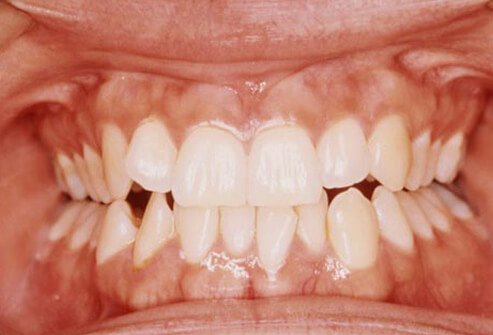
%> input picture t1.jpg, 493 x 335 px
$ octave dentalDetection.m   (GNU Octave 9; MATLAB toolbox functions it lacks are replaced by stand-ins)
%> lines starting %> are read from the running program, lines starting %| are printed output that depends on the picture
clc
close all
clear all

%Read image files
t1 = imread('t1.jpg');
%> t1 is the input picture: size 335x493x3 uint8; mean R, G, B 199.7, 131.9, 113.9

%Convert images to grayscale
a = rgb2gray(t1);
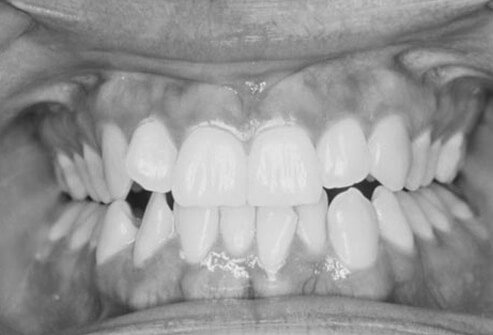
%> a: size 335x493 uint8; min 25, max 240, mean 150.1

%Show image and histogram
figure;
subplot(4,2,1), imshow(a), title('t1');
figure;
subplot(4,2,1), imshow(a), title('t1');
subplot(4,2,2), imhist(a), title('Histogram t1');
%> after `title('Histogram t1')`:
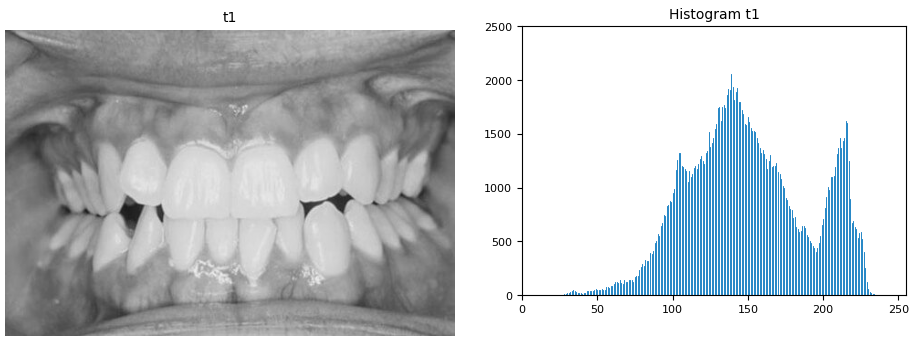
%> figure redrawn from the program's plot data, 2 panels

%BW=roicolor(I, 110, 255); % makes a binary image
% figure, imshow(BW) % all pixels in (110, 255) will be 1 and white
		     % the rest is 0 which is black

%  figure, imhist(BW);

$ run again, with t3.jpg copied over t1.jpg
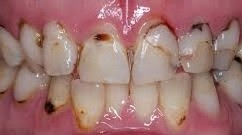
%> input picture t3.jpg, 242 x 135 px
%> t1 is the input picture: size 135x242x3 uint8; mean R, G, B 160, 115.3, 112.5
%> `a = rgb2gray(t1);`:
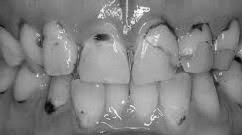
%> a: size 135x242 uint8; min 4, max 252, mean 128.4
%> `title('Histogram t1')`:
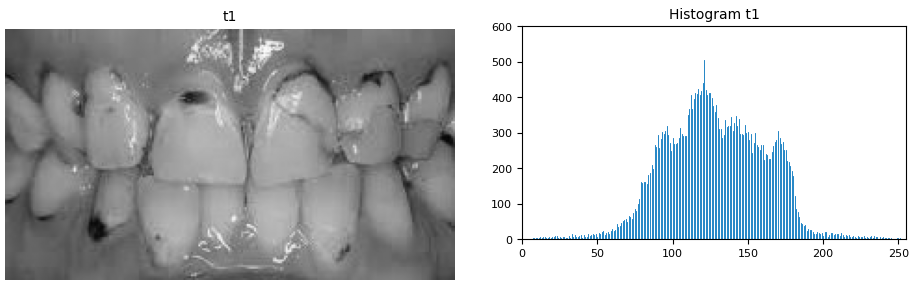
%> figure redrawn from the program's plot data, 2 panels

$ run again, with t4.jpg copied over t1.jpg
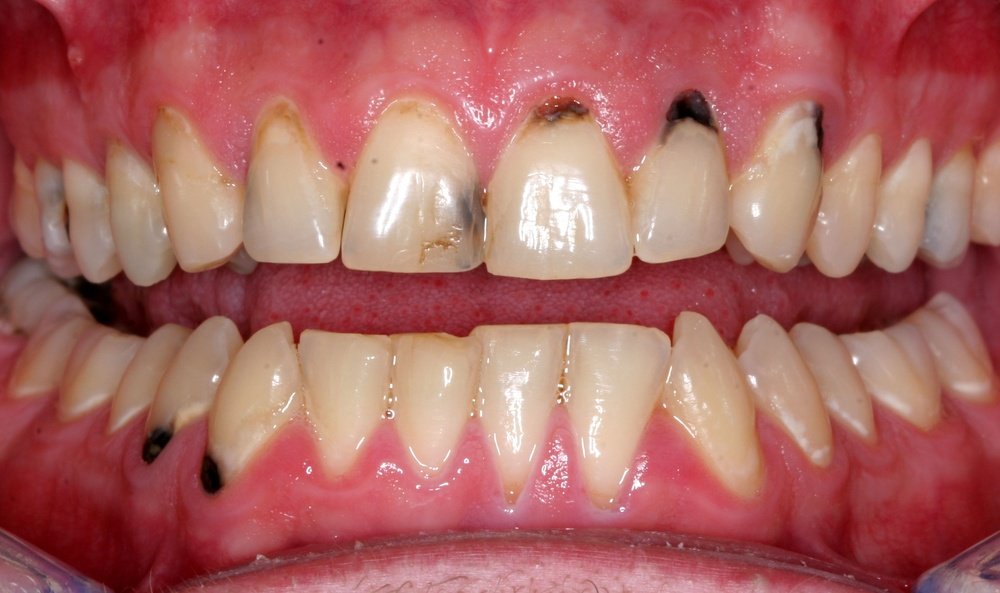
%> input picture t4.jpg, 1000 x 593 px, shrunk from 2931 x 1737 before the run
%> t1 is the input picture: size 593x1000x3 uint8; mean R, G, B 171.1, 102, 97.9
%> `a = rgb2gray(t1);`:
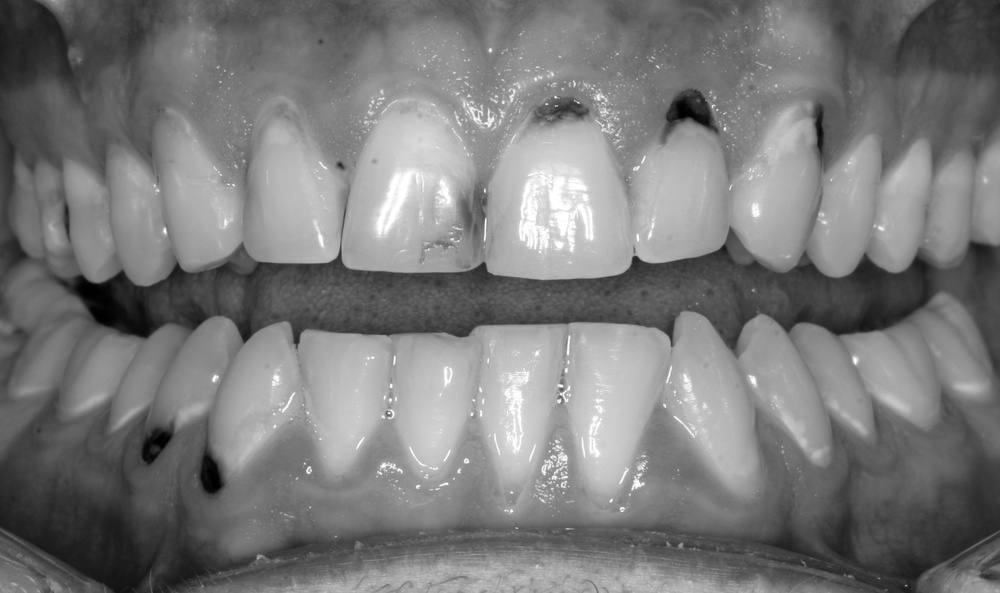
%> a: size 593x1000 uint8; min 0, max 255, mean 122.2
%> `title('Histogram t1')`:
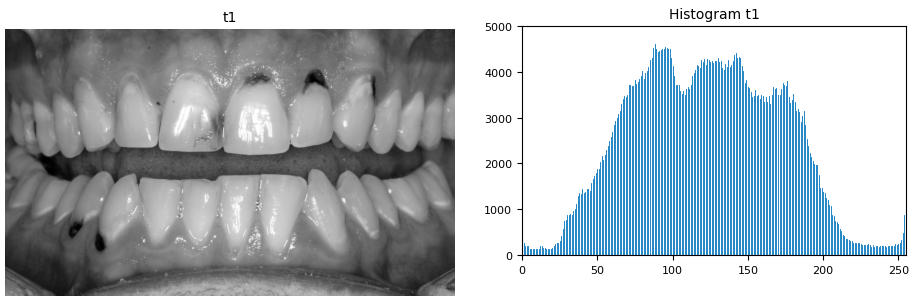
%> figure redrawn from the program's plot data, 2 panels

$ run again, with t5.jpg copied over t1.jpg
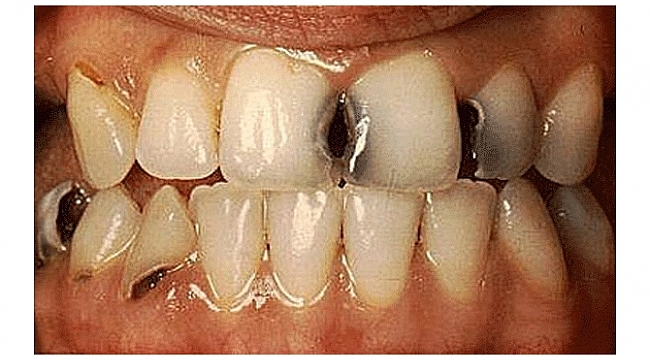
%> input picture t5.jpg, 650 x 360 px
%> t1 is the input picture: size 360x650x3 uint8; mean R, G, B 175.5, 132.9, 105.3
%> `a = rgb2gray(t1);`:
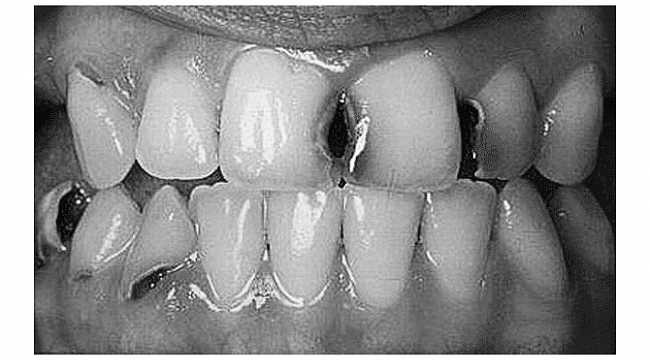
%> a: size 360x650 uint8; min 1, max 255, mean 142.5
%> `title('Histogram t1')`:
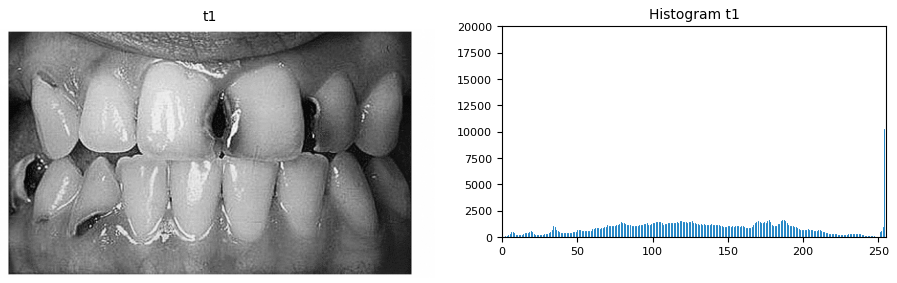
%> figure redrawn from the program's plot data, 2 panels
